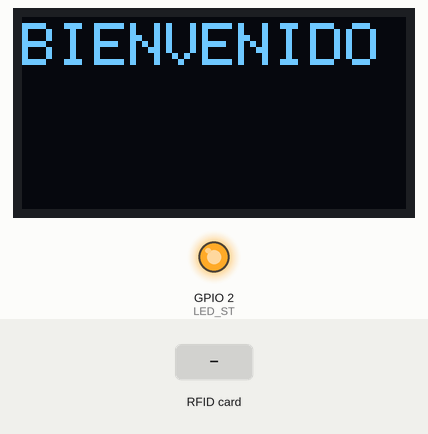
The sketch below on a simulated ESP32. On the bench: 128×64 one-colour display, output pins drawn as LEDs (lit = HIGH). The inputs (shaded band) are chosen by the test bench. WiFi joins after 1.5 s; servers stay silent unless stated; uploads are accepted with an empty reply; what the sketch prints to the serial monitor is not drawn.

Above: at 3.8 s.
3.9 s: RFID card 5E 7A 19 C4 held to the reader
At 4.62 s:
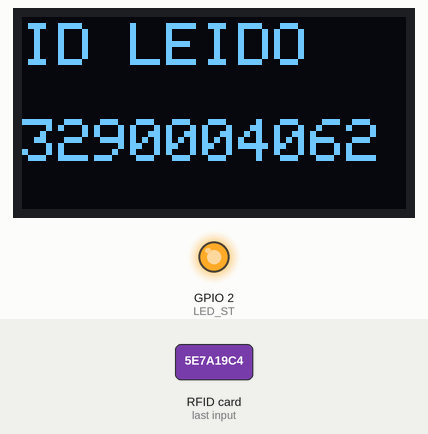
At 6.2 s:
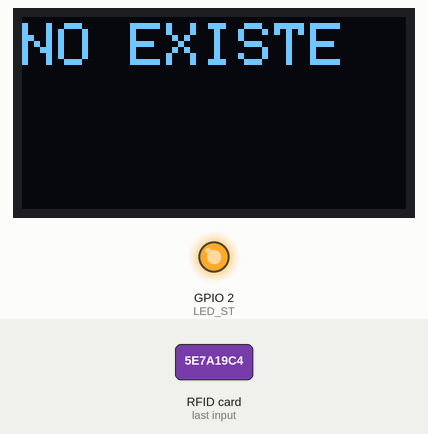
Timing chart, 0 to 7.7 s (numbered marks = the images above; inputs shaded):
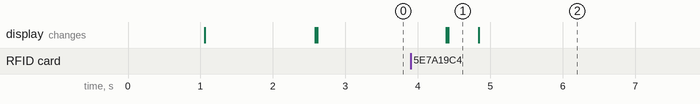

Measured:
- after the input at 3.9 s, the display: first changes after 0.49 s (image 1 shows a later state)
- what the display in image 1 shows lasts 0.4 s, from 4.4 s to 4.8 s

The sketch:

Proyecto.ino
```cpp
#include <Arduino.h>
#include <WiFi.h>
#include <WiFiMulti.h>
#include <HTTPClient.h>

#include <Wire.h>
#include <Adafruit_GFX.h>
#include <Adafruit_SSD1306.h>

#include <PN532_I2C.h>
#include <PN532.h>
//CONEXION WIFI
#define SSID "red_wifi"
#define PSK "contraseña_wifi"
//DIRECCION DE SERVIDOR (url de API)
#define URL "https://identitytoolkit.googleapis.com/v1/"
//Usuario y contraseña para login
#define USER "daniielatrejo24@gmail.com"
#define PASS  "123456"

//alto y ancho de pantalla
#define SCREEN_WIDTH 128
#define SCREEN_HEIGHT 64
//pines de conexion I2C en el ESP32 (No deben cabiarese)
#define I2C_SDA 21
#define I2C_SCL 22
//Led integrado(azul) del ESP32
#define LED_ST 2

//variable ID unico de la tarjeta RF MiFare
//la variable de llama tagId32 y como es de tipo union, se puede usar tagId32.array para obtener sus bytes o
//tagId32.integer para obtener su valor entero
union ArrayToInteger {
  byte array[4];
  uint32_t integer;
} tagId32;
//Permite conectar al mismo cable dos dispositivos
TwoWire WireI2C = TwoWire(0);
//permite controlar la pantalla OLED
Adafruit_SSD1306 display(SCREEN_WIDTH, SCREEN_HEIGHT, &WireI2C, -1);
//Permite controlar el lector NFC/RFID
PN532_I2C pn532_i2c(WireI2C);
PN532 nfc (pn532_i2c);

//buffer temporal para leer el ID de las tarjetas
boolean success;
uint8_t uid[] = { 0, 0, 0, 0, 0, 0, 0 };
uint8_t uidLength;

WiFiMulti wifiMulti;
//variables de sesion
String jwt;
bool sesion;

void setup(void) {
  //Inicializa serial y manda imprimir un mensaje
  Serial.begin(115200);
  Serial.println("Setup....");
  //inicializa led integrado y lo apaga
  pinMode(LED_ST, OUTPUT);
  digitalWrite(LED_ST, LOW);

  //inicializa cables I2C de pantalla y NFC/RFID
  WireI2C.begin(I2C_SDA, I2C_SCL, 10000);
  //inicializa pantalla
  if (!display.begin(SSD1306_SWITCHCAPVCC, 0x3C)) {
    Serial.println(F("SSD1306 fallo conexión"));
    for (;;);
  }
  delay(1000);
  //imprime mensaje en pantalla
  printLCD("Conectando a red....");
  //conecta a wifi
  wifiMulti.addAP(SSID, PSK);
  sesion = false;
  while(wifiMulti.run() != WL_CONNECTED) ;
  //imprime mensaje en pantala de iniciando e inicializa lector NFC/RFID
  printLCD("Iniciando....");
  nfc.begin();
  //Comprueba si se inicializo correctamente el lector NFC/RFID
  uint32_t versiondata = nfc.getFirmwareVersion();
  if (! versiondata) {
    Serial.println("Didn't find PN53x board");
    printLCD("ERROR RF");
    delay(1000);
    while (1) ;
  }
  //Se configura el lector NFC/RFID para tarjetas MiFare clasicas
  nfc.setPassiveActivationRetries(0xFF);
  nfc.SAMConfig();
  //Enciende led integrado e imprime mensaje de BIENVENIDO en pantalla y en puerto serial
  digitalWrite(LED_ST, HIGH);
  printLCD("BIENVENIDO");
  Serial.println("Sistema Inicializado");
}

void loop() {
  readNFC();
}

void readNFC() {
  //Lee si hay tarjeta RFID, en tal caso devuelve un true, si no hay tarjeta es un false
  success = nfc.readPassiveTargetID(PN532_MIFARE_ISO14443A, &uid[0], &uidLength, 50);
  printLCD("BIENVENIDO");
  //si leyo una tarjeta
  if (success) {
    Serial.println(uidLength);
    //copia el arreglo de bytes de la tarjeta leida a la variable tagId32
    //esto permite que se convirta automaticamente el arreglo de bytes a un valor entero
    tagId32.array[0] = uid[0];
    tagId32.array[1] = uid[1];
    tagId32.array[2] = uid[2];
    tagId32.array[3] = uid[3];
    //imprime el ID de la tarjeta en serial y en pantalla OLED
    Serial.println(tagId32.integer);
    printLCD("ID LEIDO");
    printLCD(String(tagId32.integer), 2);
    //Si esta conectado a WiFi ejecuta login para iniciar sesion
    //y pay para madar el ID de la tarjeta al servidor
    //sino imprime en pantalla un mensaje de sin red
    if((wifiMulti.run() == WL_CONNECTED)) {
      if (!sesion) login();
      consultar();
    }else{
      printLCD("SIN RED...");
      delay(5000);
    }
  }
  delay(500);
}
//Funcion para imprimir mensajes en pantalla
void printLCD(String x){
  display.setTextSize(2);
  display.setTextColor(WHITE);
  display.clearDisplay();
  printLCD(x, 0);
}
//funcion para imprimier mensajes en una segunda linea en pantalla
void printLCD(String x, int linea){
  display.setCursor(0, linea * 16 + 2);
  display.println(x);
  display.display();
}

//funcion para hacer login y obtener el token JWT del sevidor
void login(){
  HTTPClient http;
    //url de la api o servicio rest del login
    //en arduino las constantes se concatenan sin ningun operador
    //por ejemplo aqui se hace un get a PHP "http://172.16.253.30/smartpay/login.php?user=admin&pass=123"
    http.begin(URL "accounts:signInWithPassword?key=AIzaSyBLwOeyYbtfaa6N8Jp5vWkRff70IxdFX8M");
    //  int httpCode = http.GET();
    //En el caso de una Web API de C# debe mandarse como JSON
    http.addHeader("Content-Type", "application/json");
    int httpCode = http.POST("{\"email\":\"" USER "\",\"password\":\"" PASS "\",\"returnSecureToken\":true}");

    Serial.println("Haciendo login");
    if(httpCode > 0) {
      if(httpCode == HTTP_CODE_OK) {
          //payload contiene lo que el server haya enviado, generalmente un json
          String payload = http.getString();
          Serial.println(payload);
          //se extrae del json el token JWT mediante la funcion buscarJson()
          jwt = buscarJson("idToken", payload);
          Serial.println(jwt);
          sesion = true;
      }
      else if(httpCode == 401) {
        //si el servidor contesta un codigo HTTP 401 significa que no tiene autorizacion o permiso de acceder a server
        sesion = false;
      }
    }
    http.end();
}

//funcion para enviar el ID de la tarjeta al server
void consultar(){
  HTTPClient http;
  //url a donde se quiera mandar el id
  http.begin("https://firestore.googleapis.com/v1/projects/paywallet-e4c84/databases/(default)/documents:runQuery");
  http.addHeader("Content-Type", "application/json");
  //http.addHeader("Authorization", "Bearer " + jwt);
  //envia un json con el id de la tarjeta similar a {"tagid":"0000000000"}
  int httpCode = http.POST("{\"structuredQuery\": {\"from\": [{\"collectionId\": \"usuarios\"}],\"where\": {\"fieldFilter\": {\"field\": {\"fieldPath\": \"rfid\"},\"op\": \"EQUAL\",\"value\": {\"stringValue\": \""+String(tagId32.integer)+"\"}}}}}");

  if(httpCode > 0) {
      if(httpCode == HTTP_CODE_OK) {
        String payload = http.getString();
        Serial.println(payload);
        Serial.println("Registro exitoso");

        // Al cambiar el campo, no se puede leer el valor
        // Se dejó de momento el campo noControl para poder leer el valor y comprobar la conexión
        int i,f;
        String control;
        i = payload.indexOf("noControl");
        if(i > 0){
          i = payload.indexOf("stringValue", i);
          i = payload.indexOf(":", i);
          i = payload.indexOf("\"", i) + 1;
          f = payload.indexOf("\"", i);
          control = payload.substring(i, f);
          Serial.println(control);
          printLCD(control);
        } else {
          Serial.println("NO EXISTE");
          printLCD("NO EXISTE");
        }

        delay(5000);
        return;
      }else{
        Serial.println("No se pudo cobrar " + httpCode);
      }
  }else{
    Serial.println("No hay conexion con servidor " + httpCode);
  }
  printLCD("ERROR!!");
  delay(5000);
 }
//permite buscar el valor de una clave en un json, por ejemplo
//en el json = {"control": "S22030001", "nombre": "JUAN"}
//buscarJson("control", json) devoveria "S22030001"
String buscarJson(String clave, String json){
  int i,f;
  String valor;
  i = json.indexOf(clave);
  i = json.indexOf(":", i);
  i = json.indexOf("\"", i) + 1;
  f = json.indexOf("\"", i);
  return json.substring(i, f);
}
```
